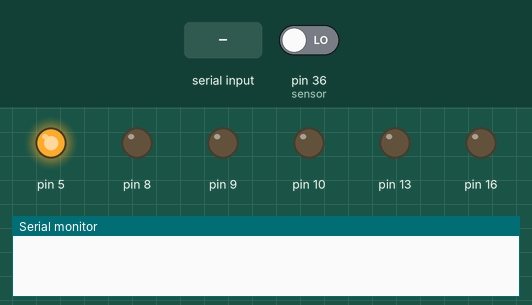
Bench run of a sketch on a simulated Arduino Uno, built with avr-gcc and run on an emulated ATmega328P. Shown: output pins drawn as LEDs (lit = HIGH), the last lines printed to the serial monitor. The inputs (shaded band) are chosen by the test bench; at power-on: pin 36 (sensor) LOW.

Above: at 1.3 s.
1.4 s: "3" received over Serial
At 5.9 s:
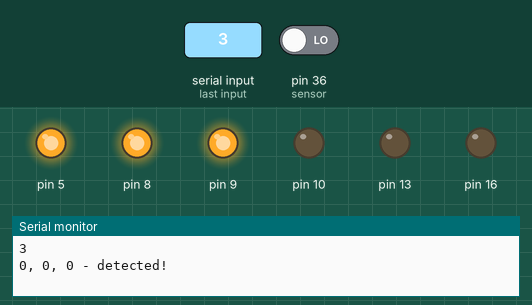
Timing chart, 0 to 7.4 s (numbered marks = the images above; inputs shaded):
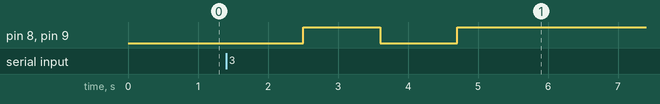

The sketch:

Main.ino
```cpp
 int totalSensor = 5;
 char sensorNumber;

int sensor[][5]={
  //S0,S1,S2,S3,Outpin
  {22,23,24,25,26},//Sensor 1
  {27,28,29,30,31},//Sensor 2
  {32,33,34,35,36},//Sensor 3
  {37,38,39,40,41},//Sensor 4
};

// Stores frequency read by the photodiodes
float redFrequency = 0;float greenFrequency = 0;float blueFrequency = 0;float clearFrequency=0;
int persentaseMerah=0;int persentaseHijau=0;int persentaseBiru=0;

void setup(){

  for (int j=0;j<totalSensor;j++){
    pinMode(sensor[j][0],OUTPUT);
    pinMode(sensor[j][1],OUTPUT);
    pinMode(sensor[j][2],OUTPUT);
    pinMode(sensor[j][3],OUTPUT);
    pinMode(sensor[j][4],INPUT);
    digitalWrite(sensor[j][0],HIGH);
    digitalWrite(sensor[j][1],LOW);
  }
    Serial.begin(9600);
    delay(100);
}
void loop() {
  if (Serial.available()>0){
    sensorNumber=Serial.read();
    Serial.println(sensorNumber);

    if (sensorNumber=='1'){
        int i=0;
        redFilter(i);
        greenFilter(i);
        blueFilter(i);
        clearFilter(i);
        calculateColorPresentation();
        warna(persentaseMerah,persentaseHijau,persentaseBiru);
    }
     else if (sensorNumber=='2'){
        int n=1;
        redFilter(n);
        greenFilter(n);
        blueFilter(n);
        clearFilter(n);
        calculateColorPresentation();
        warna(persentaseMerah,persentaseHijau,persentaseBiru);
     }
     else if (sensorNumber=='3'){
        int p=2;
        redFilter(p);
        greenFilter(p);
        blueFilter(p);
        clearFilter(p);
        calculateColorPresentation();
        warna(persentaseMerah,persentaseHijau,persentaseBiru);
     }
     else if (sensorNumber=='4'){
        int k=3;
        redFilter(k);
        greenFilter(k);
        blueFilter(k);
        clearFilter(k);
        calculateColorPresentation();
        warna(persentaseMerah,persentaseHijau,persentaseBiru);
     }
  }
}

//FUNCTION

void redFilter(int i){
    // Setting RED (R) filtered photodiodes to be read
  digitalWrite(sensor[i][2],LOW);
  digitalWrite(sensor[i][3],LOW);
  // Reading the output frequency
  redFrequency = float(pulseIn(sensor[i][4], LOW));
  delay(100);
}

void greenFilter(int i){
    // Setting GREEN (G) filtered photodiodes to be read
  digitalWrite(sensor[i][2],HIGH);
  digitalWrite(sensor[i][3],HIGH);
  // Reading the output frequency
  greenFrequency = float(pulseIn(sensor[i][4], LOW));
  delay(100);
}

void blueFilter(int i){
    // Setting BLUE (B) filtered photodiodes to be read
  digitalWrite(sensor[i][2],LOW);
  digitalWrite(sensor[i][3],HIGH);
  // Reading the output frequency
  blueFrequency = float(pulseIn(sensor[i][4], LOW));
  delay(100);
}

void clearFilter(int i){
  digitalWrite(sensor[i][2],HIGH);
  digitalWrite(sensor[i][3],LOW);
  clearFrequency = float(pulseIn(sensor[i][4],LOW));
  delay(100);
}

void calculateColorPresentation(){
  persentaseMerah=int((clearFrequency/redFrequency)*100);
  persentaseHijau=int((clearFrequency/greenFrequency)*100);
  persentaseBiru=int((clearFrequency/blueFrequency)*100);
}
```

warna.ino
```cpp
void warna(int persentaseMerah, int persentaseHijau, int persentaseBiru){
    if((persentaseMerah > 58) && (persentaseMerah < 80) && (persentaseHijau <= 46) && (persentaseBiru<=37)){
      Serial.print(persentaseMerah);
      Serial.print(", ");
      Serial.print(persentaseHijau);
      Serial.print(", ");
      Serial.print(persentaseBiru);
      Serial.println(" - MERAH detected!");
  }
  else if((persentaseMerah <= 37) && (persentaseHijau < 64) && (persentaseHijau > 37) && (persentaseBiru <= 33)){
      Serial.print(persentaseMerah);
      Serial.print(", ");
      Serial.print(persentaseHijau);
      Serial.print(", ");
      Serial.print(persentaseBiru);
      Serial.println(" - HIJAU detected!");
  }
  else if((persentaseMerah <= 33) && (persentaseHijau <=45) && (persentaseBiru < 76) && (persentaseBiru > 38)){
      Serial.print(persentaseMerah);
      Serial.print(", ");
      Serial.print(persentaseHijau);
      Serial.print(", ");
      Serial.print(persentaseBiru);
      Serial.println(" - BIRU detected!");
  }
  else if((persentaseMerah > 36) && (persentaseMerah < 66) && (persentaseHijau > 29) && (persentaseHijau < 47) && (persentaseBiru <= 23)){
      Serial.print(persentaseMerah);
      Serial.print(", ");
      Serial.print(persentaseHijau);
      Serial.print(", ");
      Serial.print(persentaseBiru);
      Serial.println(" - KUNING detected!");
  }
  else if((persentaseMerah > 1) && (persentaseMerah < 72) && (persentaseHijau <= 32) && (persentaseBiru > 31) && (persentaseBiru < 66)){
      Serial.print(persentaseMerah);
      Serial.print(", ");
      Serial.print(persentaseHijau);
      Serial.print(", ");
      Serial.print(persentaseBiru);
      Serial.println(" - UNGU detected!");
  }
  else
  {
      Serial.print(persentaseMerah);
      Serial.print(", ");
      Serial.print(persentaseHijau);
      Serial.print(", ");
      Serial.print(persentaseBiru);
      Serial.println(" - detected!");

  }

}
```

Measured:
- after the input at 1.4 s, pin 8, pin 9: LOW → HIGH after 1.1 s, → LOW 1.1 s later, → HIGH 1.1 s later
